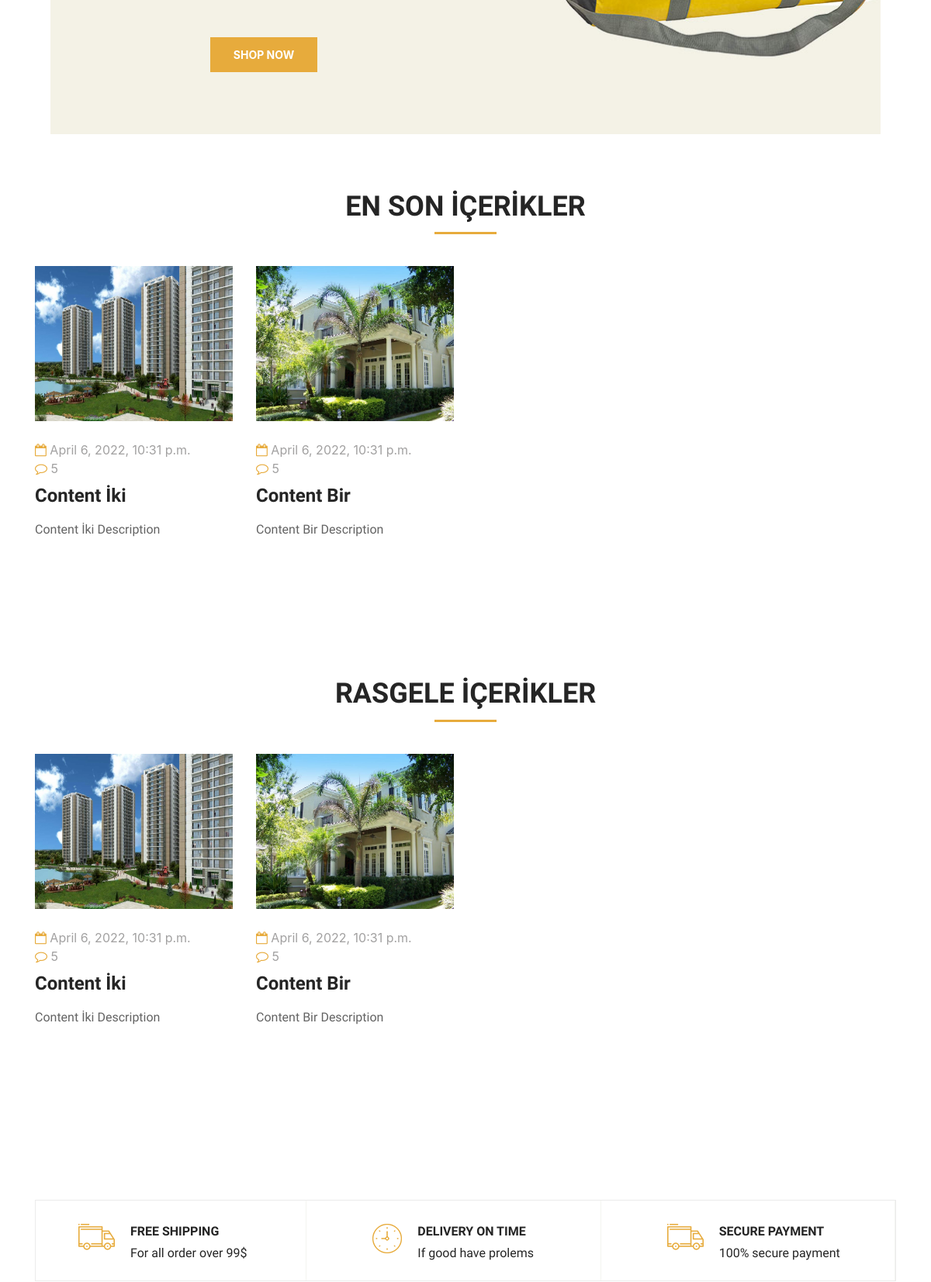
/ (middle part), run on an earlier commit of the app's database.
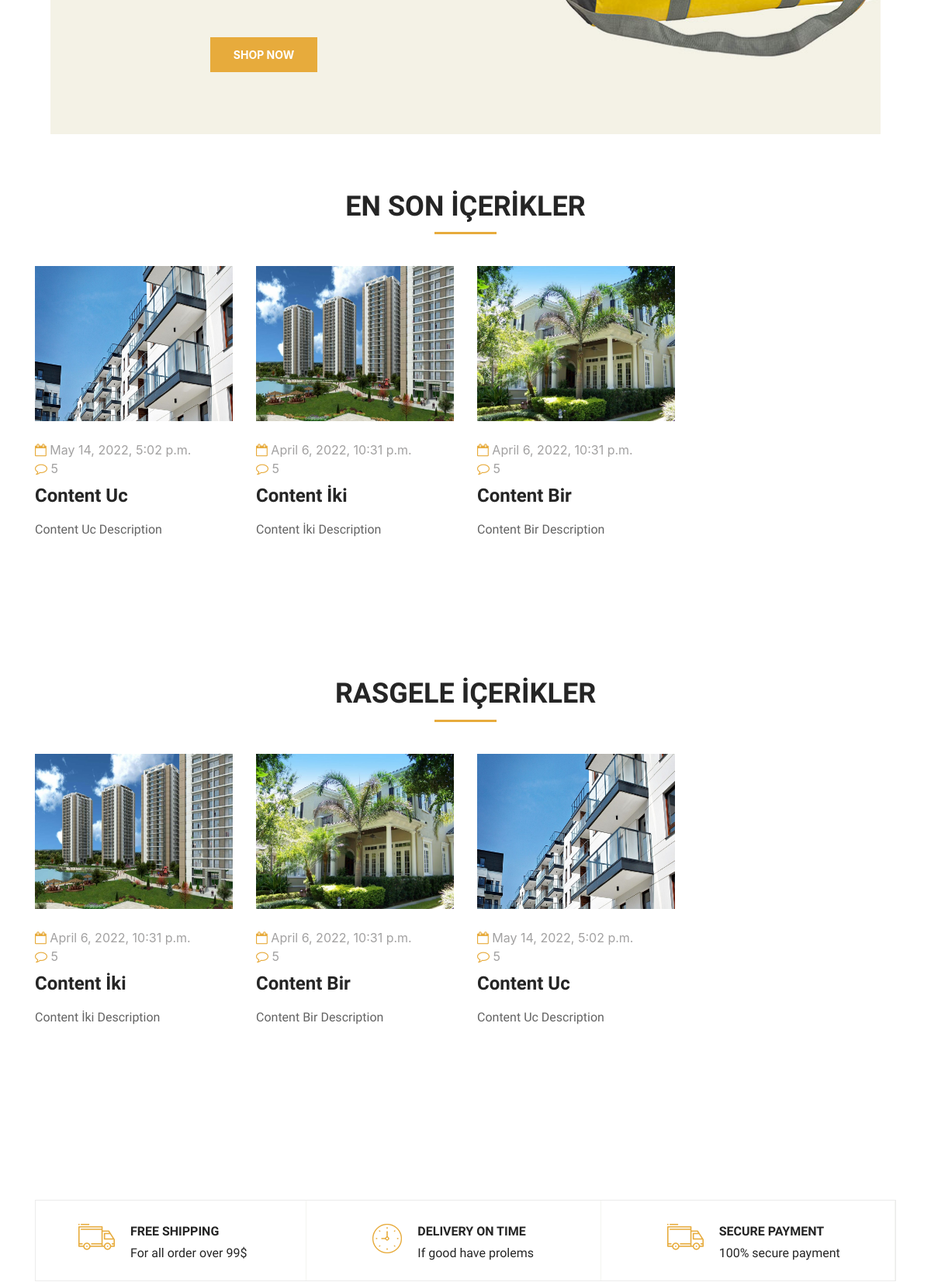
And on a later commit of the database.
### content/models.py (models this page shows, shortened)
class Content(models.Model):
    STATUS = (
        ('True', 'Evet'),
        ('False', 'Hayır')
    )
    TYPE = (
        ('News', 'Haber'),
        ('Announce', 'Duyuru'),
        ('Decision', 'Karar'),
        ('Survey', 'Anket')
    )
    title = models.CharField(max_length=150)
    keywords = models.CharField(max_length=255)
    description = models.CharField(max_length=255)
    image = models.ImageField(blank=True, upload_to='images/')
    menu = models.ForeignKey(Menu, on_delete=models.CASCADE)  # relation with Menu table
    detail = RichTextUploadingField()
    type = models.CharField(max_length=10, choices=TYPE)
    slug = models.SlugField(null=False, unique=True)
    status = models.CharField(max_length=10, choices=STATUS)
    create_at = models.DateTimeField(auto_now_add=True)
    update_at = models.DateTimeField(auto_now_add=True)
    def image_tag(self):
        if self.image:
            return mark_safe('<img src="{}" height="50"/>'.format(self.image.url))
    image_tag.short_description = 'Image'

### home/views.py (the view)
# urls.py: path('', views.index, name='index'),
def index(request):
    setting = Setting.objects.get(pk=1)
    sliderdata = Content.objects.all()[:4]
    menu = Menu.objects.all()
    lastcontents = Content.objects.all().order_by('-id')[:4]
    randomcontents = Content.objects.all().order_by('?')[:4]
    context = {'setting': setting,
               'menu': menu,
               'page': 'home',
               'sliderdata': sliderdata,
               'lastcontents': lastcontents,
               'randomcontents': randomcontents
               }
    return render(request, 'index.html', context)

### home/templates/index.html (shortened to what this page needs)
{% extends 'homebase.html' %}
{% block content %} {% include 'content.html' %} {% endblock %}

### home/templates/content.html (shortened to what this page needs)
{% load static %}
<section class="deal-of-week set-bg spad" data-setbg="{% static 'img/time-bg.jpg' %}">
    <div class="container">
        <div class="col-lg-6 text-center">
            <a href="#" class="primary-btn">Shop Now</a>
        </div>
    </div>
</section>
<section class="latest-blog spad">
    <div class="container">
        <div class="row">
            <div class="col-lg-12">
                <div class="section-title">
                    <h2>EN SON İÇERİKLER</h2>
                </div>
            </div>
        </div>
        <div class="row">
            {% for rs in lastcontents %}
            <div class="col-lg-3 col-md-6">
                <div class="single-latest-blog">
                    <img src="{{rs.image.url}}" alt="" style="height:200px">
                    <div class="latest-text">
                        <div class="tag-list">
                            <div class="tag-item">
                                <i class="fa fa-calendar-o"></i>
                                {{rs.update_at}}
                            </div>
                            <div class="tag-item">
                                <i class="fa fa-comment-o"></i>
                                5
                            </div>
                        </div>
                        <a href="/content/{{ rs.id }}/{{ rs.slug }}">
                            <h4>{{rs.title}}</h4>
                        </a>
                        <p>{{rs.description}}</p>
                    </div>
                </div>
            </div>
            {% endfor %}
        </div>
    </div>
</section>
<section class="latest-blog spad">
    <div class="container">
        <div class="row">
            <div class="col-lg-12">
                <div class="section-title">
                    <h2>RASGELE İÇERİKLER</h2>
                </div>
            </div>
        </div>
        <div class="row">
            {% for rs in randomcontents %}
            <div class="col-lg-3 col-md-6">
                <div class="single-latest-blog">
                    <img src="{{rs.image.url}}" alt="" style="height:200px">
                    <div class="latest-text">
                        <div class="tag-list">
                            <div class="tag-item">
                                <i class="fa fa-calendar-o"></i>
                                {{rs.update_at}}
                            </div>
                            <div class="tag-item">
                                <i class="fa fa-comment-o"></i>
                                5
                            </div>
                        </div>
                        <a href="/content/{{ rs.id }}/{{ rs.slug }}">
                            <h4>{{rs.title}}</h4>
                        </a>
                        <p>{{rs.description}}</p>
                    </div>
                </div>
            </div>
            {% endfor %}
        </div>
    </div>
</section>

What changed in the data, as far as the page shows it:
added Content: image (picture), update_at "May 14, 2022, 5:02 p.m.", title "Content Uc", description "Content Uc Description"
